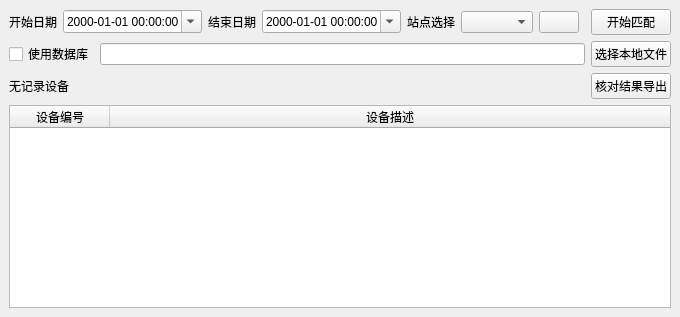
<?xml version="1.0" encoding="UTF-8"?>
<ui version="4.0">
 <class>MainWindow</class>
 <widget class="QMainWindow" name="MainWindow">
  <property name="geometry">
   <rect>
    <x>0</x>
    <y>0</y>
    <width>680</width>
    <height>317</height>
   </rect>
  </property>
  <property name="windowTitle">
   <string>BAS记录核对</string>
  </property>
  <property name="windowIcon">
   <iconset>
    <normaloff>Basin.png</normaloff>Basin.png</iconset>
  </property>
  <property name="styleSheet">
   <string notr="true">font: 9pt &quot;微软雅黑&quot;;</string>
  </property>
  <widget class="QWidget" name="centralwidget">
   <layout class="QVBoxLayout" name="verticalLayout_2">
    <item>
     <layout class="QHBoxLayout" name="horizontalLayout_4">
      <item>
       <widget class="QLabel" name="label_3">
        <property name="text">
         <string>开始日期</string>
        </property>
       </widget>
      </item>
      <item>
       <widget class="QDateTimeEdit" name="dateTimeEdit_1">
        <property name="displayFormat">
         <string>yyyy-MM-dd hh:mm:ss</string>
        </property>
        <property name="calendarPopup">
         <bool>true</bool>
        </property>
       </widget>
      </item>
      <item>
       <widget class="QLabel" name="label_4">
        <property name="text">
         <string>结束日期</string>
        </property>
       </widget>
      </item>
      <item>
       <widget class="QDateTimeEdit" name="dateTimeEdit_2">
        <property name="displayFormat">
         <string>yyyy-MM-dd hh:mm:ss</string>
        </property>
        <property name="calendarPopup">
         <bool>true</bool>
        </property>
       </widget>
      </item>
      <item>
       <widget class="QLabel" name="label_2">
        <property name="text">
         <string>站点选择</string>
        </property>
       </widget>
      </item>
      <item>
       <widget class="QComboBox" name="comboBox"/>
      </item>
      <item>
       <widget class="QPushButton" name="pushButton_setting">
        <property name="text">
         <string/>
        </property>
       </widget>
      </item>
      <item>
       <spacer name="horizontalSpacer">
        <property name="orientation">
         <enum>Qt::Horizontal</enum>
        </property>
        <property name="sizeHint" stdset="0">
         <size>
          <width>40</width>
          <height>20</height>
         </size>
        </property>
       </spacer>
      </item>
      <item>
       <widget class="QPushButton" name="pushButton_start">
        <property name="text">
         <string>开始匹配</string>
        </property>
       </widget>
      </item>
     </layout>
    </item>
    <item>
     <layout class="QHBoxLayout" name="horizontalLayout">
      <item>
       <widget class="QCheckBox" name="checkBox">
        <property name="toolTip">
         <string>&lt;html&gt;&lt;head/&gt;&lt;body&gt;&lt;p&gt;读取BAS工作站数据库&lt;/p&gt;&lt;/body&gt;&lt;/html&gt;</string>
        </property>
        <property name="text">
         <string>使用数据库</string>
        </property>
       </widget>
      </item>
      <item>
       <widget class="QLineEdit" name="lineEdit"/>
      </item>
      <item>
       <widget class="QPushButton" name="pushButton">
        <property name="text">
         <string>选择本地文件</string>
        </property>
       </widget>
      </item>
     </layout>
    </item>
    <item>
     <widget class="QFrame" name="display">
      <layout class="QVBoxLayout" name="verticalLayout">
       <property name="leftMargin">
        <number>0</number>
       </property>
       <property name="topMargin">
        <number>0</number>
       </property>
       <property name="rightMargin">
        <number>0</number>
       </property>
       <property name="bottomMargin">
        <number>0</number>
       </property>
       <item>
        <layout class="QHBoxLayout" name="horizontalLayout_2">
         <item>
          <widget class="QLabel" name="label">
           <property name="text">
            <string>无记录设备</string>
           </property>
          </widget>
         </item>
         <item>
          <spacer name="horizontalSpacer_2">
           <property name="orientation">
            <enum>Qt::Horizontal</enum>
           </property>
           <property name="sizeHint" stdset="0">
            <size>
             <width>40</width>
             <height>20</height>
            </size>
           </property>
          </spacer>
         </item>
         <item>
          <widget class="QPushButton" name="pushButton_6">
           <property name="text">
            <string>核对结果导出</string>
           </property>
          </widget>
         </item>
        </layout>
       </item>
       <item>
        <widget class="QTableWidget" name="tableWidget">
         <property name="editTriggers">
          <set>QAbstractItemView::NoEditTriggers</set>
         </property>
         <attribute name="horizontalHeaderVisible">
          <bool>true</bool>
         </attribute>
         <attribute name="horizontalHeaderCascadingSectionResizes">
          <bool>false</bool>
         </attribute>
         <attribute name="horizontalHeaderShowSortIndicator" stdset="0">
          <bool>true</bool>
         </attribute>
         <attribute name="horizontalHeaderStretchLastSection">
          <bool>true</bool>
         </attribute>
         <attribute name="verticalHeaderVisible">
          <bool>true</bool>
         </attribute>
         <attribute name="verticalHeaderStretchLastSection">
          <bool>false</bool>
         </attribute>
         <column>
          <property name="text">
           <string>设备编号</string>
          </property>
         </column>
         <column>
          <property name="text">
           <string>设备描述</string>
          </property>
         </column>
        </widget>
       </item>
      </layout>
     </widget>
    </item>
   </layout>
  </widget>
  <widget class="QMenuBar" name="menubar">
   <property name="geometry">
    <rect>
     <x>0</x>
     <y>0</y>
     <width>680</width>
     <height>23</height>
    </rect>
   </property>
  </widget>
 </widget>
 <resources/>
 <connections/>
</ui>
